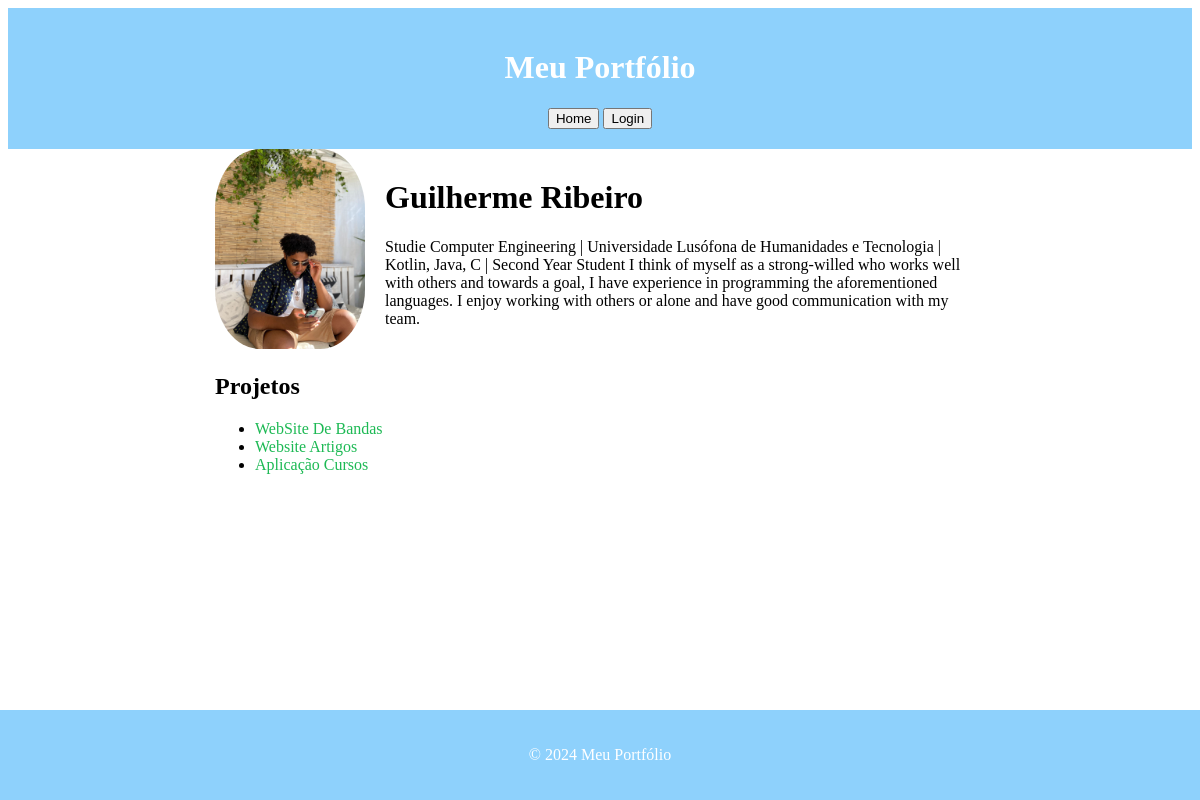
The page /portfolio/ on the database its author committed.
### portfolio/models.py (models this page shows, shortened)
class Perfil(models.Model):
    name = models.CharField(max_length=100)
    bio = models.TextField()
    email = models.EmailField()
    profile_picture = models.ImageField(upload_to='media/', blank=True, null=True)

class Projeto(models.Model):
    title = models.CharField(max_length=200)
    description = models.TextField()
    image = models.ImageField(upload_to='media/', blank=True, null=True)
    url = models.URLField(blank=True, null=True)

### portfolio/views.py (the view)
# urls.py: path('', views.home_view, name='home'),
def home_view(request):
    profile = Perfil.objects.first()
    projetos = Projeto.objects.all()
    context = {
        'profile': profile,
        'projetos': projetos
    }
    return render(request, 'portfolio/home.html', context)

### portfolio/templates/portfolio/home.html (shortened to what this page needs)
{% extends 'portfolio/layout.html' %}
{% block content %}
    <div class="profile-container">
        <div class="profile-image">
            {% if profile.profile_picture %}
                <img src="{{ profile.profile_picture.url }}" alt="{{ profile.name }}" class="rounded-image">
            {% endif %}
        </div>
        <div class="profile-info">
            <h1>{{ profile.name }}</h1>
            <p>{{ profile.bio }}</p>
        </div>
    </div>
    <h2>Projetos</h2>
    <ul>
        {% for projeto in projetos %}
            <li>
                <a href="{% url 'portfolio:projeto_detalhes' projeto.id %}">{{ projeto.title }}</a>
            </li>
        {% endfor %}
    </ul>
{% endblock %}

### portfolio/templates/portfolio/layout.html (style rules this page uses)
body { background-color: white; color: black; display: flex; flex-direction: column; align-items: center; justify-content: center; margin: 20; }
a { color: #1DB954; text-decoration: none; }
.profile-container { display: flex; align-items: center; justify-content: flex-start; margin-bottom: 20px; }
.profile-image { margin-right: 20px; }
.profile-info { max-width: 600px; }
.rounded-image { border-radius: 30%; max-width: 150px; }

### rows shown on the page
Perfil: profile_picture (picture), name "Guilherme Ribeiro", bio "Studie Computer Engineering | Universidade Lusófona de Humanidades e Tecnologia | Kotlin, Java, C | Second Year Student I think of myself as a strong-willed who works well with others and towards a goal, I have experience in programming the aforementioned languages. I enjoy working with others or alone and have good communication with my team."
Projeto: title "WebSite De Bandas"
Projeto: title "Website Artigos"
Projeto: title "Aplicação Cursos"
